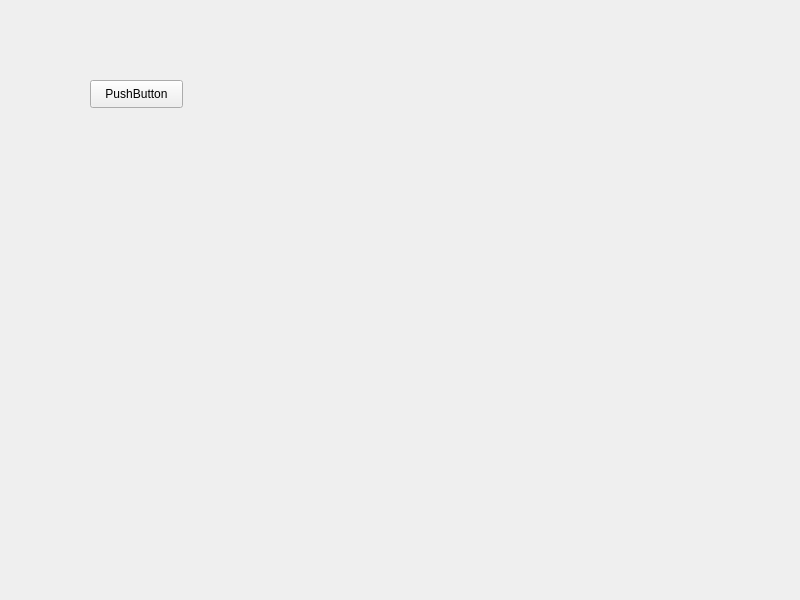
<?xml version="1.0" encoding="UTF-8"?>
<ui version="4.0">
 <class>Widget</class>
 <widget class="QWidget" name="Widget">
  <property name="geometry">
   <rect>
    <x>0</x>
    <y>0</y>
    <width>800</width>
    <height>600</height>
   </rect>
  </property>
  <property name="windowTitle">
   <string>Widget</string>
  </property>
  <widget class="QPushButton" name="btnConnect">
   <property name="geometry">
    <rect>
     <x>90</x>
     <y>80</y>
     <width>93</width>
     <height>28</height>
    </rect>
   </property>
   <property name="text">
    <string>PushButton</string>
   </property>
  </widget>
 </widget>
 <resources/>
 <connections/>
</ui>
